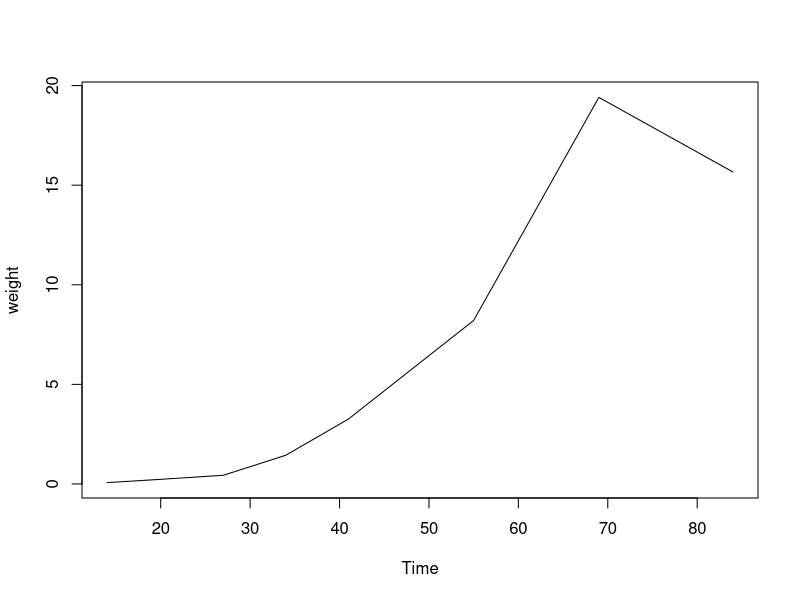
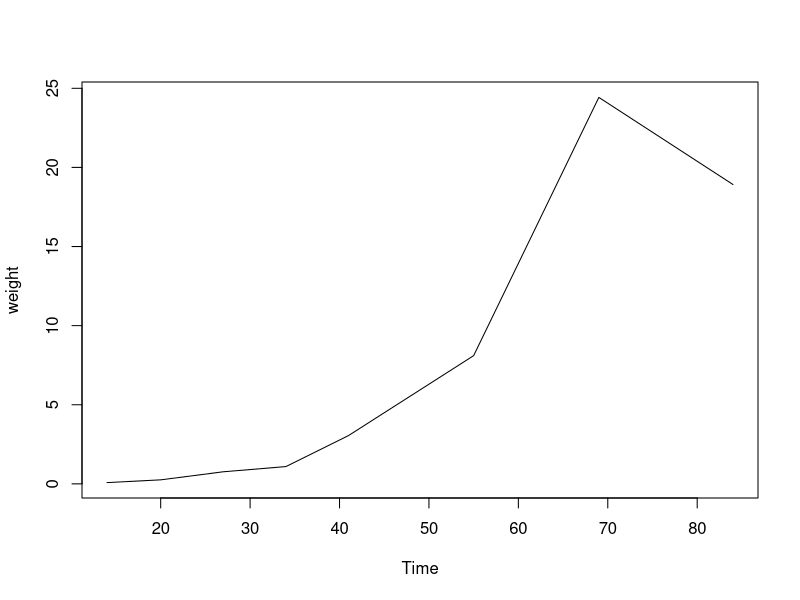
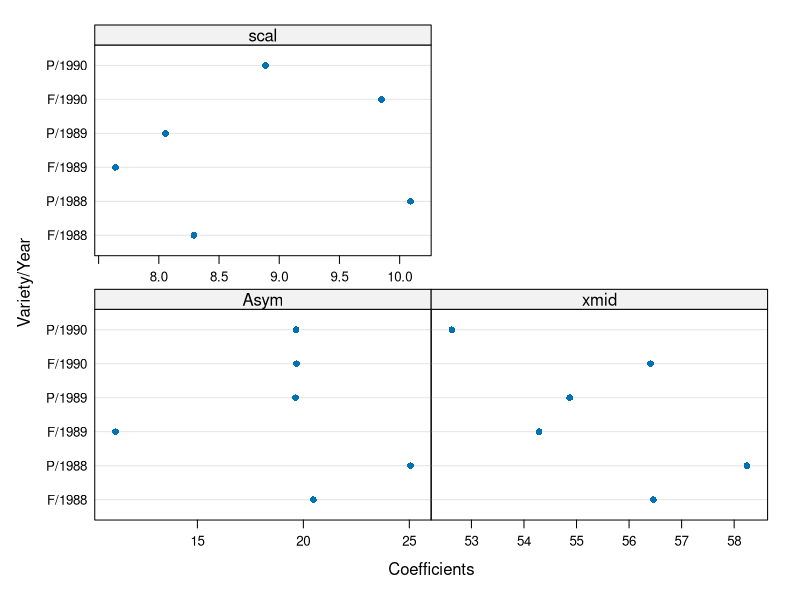
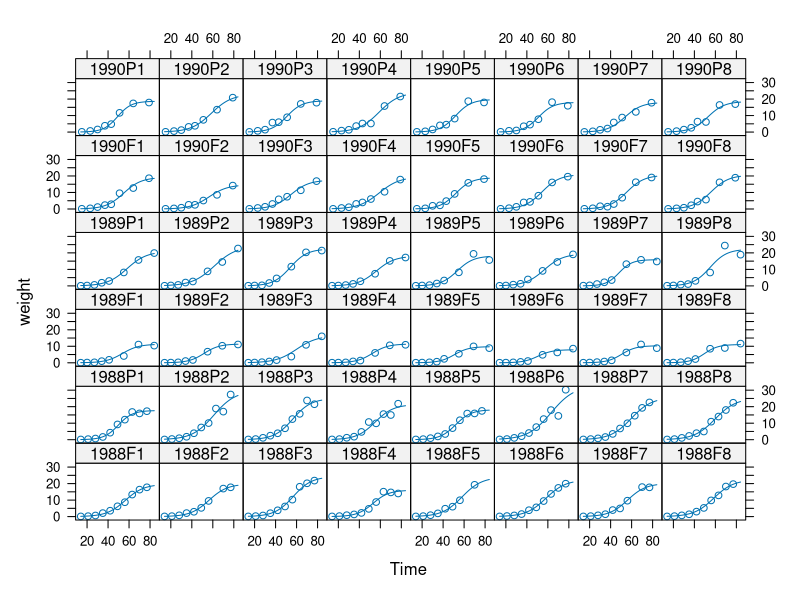

Write the R code that produced these figures, in order. (Note: this script raises an error after producing the figures.)
library(nlme)

soybean.df <- data.frame(Soybean)
soybean.df$Plot <- factor(as.character(soybean.df$Plot), ordered = FALSE)

if (FALSE) {
postscript(file = "U:/vock/lehre/mixed_models/tex/soybean.eps", onefile=TRUE,
  paper="special", width=7, height=5, family="Times", horizontal=FALSE)
par(oma=c(0,0,0,0), mar=c(3,3,0.2,0.2), mgp=c(1.8, 0.7, 0), cex=1.2)
plot(soybean.df$Time, soybean.df$weight, xlim=c(0, 84), type='n', xlab='Time since planting', ylab='Weight')
ltys <- c('solid', '33', '11')
for (p in rev(unique(soybean.df$Plot))) {
  with(soybean.df[soybean.df$Plot==p,], 
    lines(Time, weight, pch=tolower(as.character(Variety)), type='b', cex=0.6, lwd=1, col=grey((as.numeric(Year)-1)/4), lty=ltys[4-as.numeric(Year)])
  )
}
legend('topleft', lty=ltys[3:1], col=grey((0:2)/4), legend=levels(soybean.df$Year))
dev.off()
} # end if (FALSE)

if (FALSE) {
postscript(file = "U:/vock/lehre/mixed_models/tex/soybean_col.eps", onefile=TRUE,
  paper="special", width=7, height=5, family="Times", horizontal=FALSE)
par(oma=c(0,0,0,0), mar=c(3,3,0.2,0.2), mgp=c(1.8, 0.7, 0), cex=1.2)
plot(soybean.df$Time, soybean.df$weight, xlim=c(0, 84), type='n', xlab='Time since planting', ylab='Weight')
cols <- c('darkgreen', 'blue', 'darkorange')# rainbow(3, v=0.8, start=2/6, end=5/6)
for (p in unique(soybean.df$Plot)) {
  with(soybean.df[soybean.df$Plot==p,], 
    lines(Time, weight, pch=tolower(as.character(Variety)), type='b', cex=0.6, lwd=1, col=cols[as.numeric(Year)])
  )
}
legend('topleft', lty='solid', col=cols, legend=levels(soybean.df$Year))
dev.off()
} # end if (FALSE)


nlsList(weight ~ SSlogis(Time, Asym, xmid, scal) | Plot, data=soybean.df)
# doesn't converge for Plots 1989P5, 1989P8
with(soybean.df[soybean.df$Plot=='1989P5',], plot(Time, weight, type='l'))
with(soybean.df[soybean.df$Plot=='1989P8',], plot(Time, weight, type='l'))


# explore the influence of Variety and Year using nlsList
plot(coef(nlsList(weight ~ SSlogis(Time, Asym, xmid, scal) | Variety/Year, data=soybean.df)))


soybean.nls.1 <- nls(weight ~ SSlogis(Time, Asym, xmid, scal), 
  data=soybean.df)

soybean.nlme.1 <- nlme(weight ~ SSlogis(Time, Asym, xmid, scal), 
  fixed = Asym + xmid + scal ~ 1,
  random = Asym + xmid + scal ~ 1 | Plot,
  start = coef(soybean.nls.1),
  data=soybean.df)

plot(augPred(soybean.nlme.1, primary = ~ Time))

plot(ranef(soybean.nlme.1, augFrame=TRUE), form = ~ Year * Variety)


soybean.nlme.1a <- nlme(weight ~ SSlogis(Time, Asym, xmid, scal), 
  fixed = list(Asym ~ Variety * Year, xmid + scal ~ 1),
  random = Asym + xmid + scal ~ 1 | Plot,
  start = c(coef(soybean.nls.1)[1], 0, 0, 0, 0, 0, coef(soybean.nls.1)[2:3]),
  data=soybean.df, control = list(msMaxIter=1000, eval.max=1000))

# conditional t/F tests
summary(soybean.nlme.1a)
anova(soybean.nlme.1a)
anova(soybean.nlme.1a, type='marginal')

# LRT - not recommended
anova(soybean.nlme.1, soybean.nlme.1a)

plot(augPred(soybean.nlme.1a, primary = ~ Time))

t <- seq(14, 84, 0.1)
newdata <- soybean.df[c(),-5]
newdata <- rbind(newdata, data.frame(Plot = rep(soybean.df$Plot[1], 6*length(t)), Variety = rep(c('F', 'P'), each=3*length(t)), Year = as.factor(rep(1988:1990, each=length(t), 2)), Time=t))
#newdata$Plot <- paste(newdata$Year, newdata$Variety, '1', sep='')
newdata$weight <- predict(soybean.nlme.1a, newdata)

if (FALSE) {
postscript(file = "U:/vock/lehre/mixed_models/tex/soybean.nlme.1a.eps", onefile=TRUE,
  paper="special", width=7, height=5, family="Times", horizontal=FALSE)
par(oma=c(0,0,0,0), mar=c(3,3,0.2,0.2), mgp=c(1.8, 0.7, 0), cex=1.2)
plot(soybean.df$Time, soybean.df$weight, xlim=c(0, 90), type='n', xlab='Time since planting', ylab='Weight')
ltys <- c('solid', '33', '11')
for (y in rev(unique(newdata$Year))) {
  for (v in unique(newdata$Variety)) {
    with(newdata[(newdata$Variety==v) & (newdata$Year==y),], {
      lines(Time, weight, cex=0.6, lwd=2, col=grey((as.numeric(Year)-1)/4), lty=ltys[4-as.numeric(Year)])
      text(85, rev(weight)[1] + 0.1 - 0.5*((Variety=='F') & (Year==1990)) + 0.7*((Variety=='P') & (Year==1989)), paste(Year, Variety, sep=''), adj=0, cex=0.8)
    })
  }
}
dev.off()
} # end if (FALSE)

if (FALSE) {
postscript(file = "U:/vock/lehre/mixed_models/tex/soybean.nlme.1a_col.eps", onefile=TRUE,
  paper="special", width=7, height=5, family="Times", horizontal=FALSE)
par(oma=c(0,0,0,0), mar=c(3,3,0.2,0.2), mgp=c(1.8, 0.7, 0), cex=1.2)
plot(soybean.df$Time, soybean.df$weight, xlim=c(0, 90), type='n', xlab='Time since planting', ylab='Weight')
cols <- c('darkgreen', 'blue', 'darkorange')# rainbow(3, v=0.8, start=2/6, end=5/6)
for (v in unique(newdata$Variety)) {
  for (y in unique(newdata$Year)) {
    with(newdata[(newdata$Variety==v) & (newdata$Year==y),], {
      lines(Time, weight, cex=0.6, lwd=2, col=cols[as.numeric(Year)])
      text(85, rev(weight)[1] + 0.1 - 0.5*((Variety=='F') & (Year==1990)) + 0.7*((Variety=='P') & (Year==1989)), paste(Year, Variety, sep=''), adj=0, cex=0.8, col=cols[as.numeric(Year)])
    })
  }
}
dev.off()
} # end if (FALSE)


plot(soybean.nlme.1a, grid=FALSE, lty='dotted')

if (FALSE) {
postscript(file = "U:/vock/lehre/mixed_models/skript_folien/soybean.nlme.1a_resid.eps", onefile=TRUE,
  paper="special", width=7, height=5, family="Times", horizontal=FALSE)
par(oma=c(0,0,0,0), mar=c(3,3,0.2,0.2), mgp=c(1.8, 0.7, 0), cex=1.2)
plot(fitted(soybean.nlme.1a), resid(soybean.nlme.1a, type='pearson'), 
  ylim=c(-1, 1)*max(abs(resid(soybean.nlme.1a, type='pearson'))), 
  xlab='Fitted values', ylab='Standardized residuals')
abline(h=0, lty='dotted')
dev.off()
} # end if (FALSE)


soybean.nlme.1b <- nlme(weight ~ SSlogis(Time, Asym, xmid, scal), 
  fixed = list(Asym ~ Variety * Year, xmid + scal ~ 1),
  random = Asym + xmid + scal ~ 1 | Plot,
  start = c(coef(soybean.nls.1)[1], 0, 0, 0, 0, 0, coef(soybean.nls.1)[2:3]),
  weights = varPower(form = ~ fitted(.)),
  data=soybean.df, control = list(msMaxIter=1000, eval.max=1000))
anova(soybean.nlme.1a, soybean.nlme.1b)

plot(soybean.nlme.1b, grid=FALSE, lty='dotted')

if (FALSE) {
postscript(file = "U:/vock/lehre/mixed_models/skript_folien/soybean.nlme.1b_resid.eps", onefile=TRUE,
  paper="special", width=7, height=5, family="Times", horizontal=FALSE)
par(oma=c(0,0,0,0), mar=c(3,3,0.2,0.2), mgp=c(1.8, 0.7, 0), cex=1.2)
plot(fitted(soybean.nlme.1b), resid(soybean.nlme.1b, type='pearson'), 
  ylim=c(-1, 1)*max(abs(resid(soybean.nlme.1b, type='pearson'))), 
  xlab='Fitted values', ylab='Standardized residuals')
abline(h=0, lty='dotted')
dev.off()
} # end if (FALSE)




####################
# diagnostic plots #
####################

# resid ~ fitted, zoomed
if (FALSE) {
pdf(file = "U:/vock/lehre/mixed_models/skript_folien/soybean_nlme_1b_resid_zoomed.pdf", 
  width=7, height=5, family="Times")
par(oma=c(0,0,0,0), mar=c(3,3,0.2,0.2), mgp=c(1.8, 0.7, 0), cex=1.2)
plot(fitted(soybean.nlme.1b), resid(soybean.nlme.1b, type='pearson'), 
  xlim=c(0, 1), ylim=c(-1, 1)*max(abs(resid(soybean.nlme.1b, type='pearson'))), 
  xlab='Fitted values', ylab='Standardized residuals')
abline(h=0, lty='dotted')
dev.off()
} # end if (FALSE)


# resid ~ fitted, by Year * Variety
plot(soybean.nlme.1b, resid(., type='pearson') ~ fitted(.) | Year*Variety, grid=FALSE, abline=0, lty='dotted')


# resid ~ Year * Variety
# plot(soybean.nlme.1b, paste(Variety, Year) ~ resid(., type='pearson'))
if (FALSE) {
pdf(file = "U:/vock/lehre/mixed_models/skript_folien/soybean_nlme_1b_boxplot_resid_by_year_variety.pdf",
  width=7, height=5, family="Times")
par(oma=c(0,0,0,0), mar=c(3,3,0.2,0.2), mgp=c(1.8, 0.7, 0), cex=1.2)
boxplot(resid(soybean.nlme.1b, type='pearson') ~ paste(soybean.df$Year, soybean.df$Variety, sep=''), 
  ylim=c(-1,1)*max(abs(resid(soybean.nlme.1b, type='pearson'))), 
  xlab='Year * Variety', ylab='Standardized residual', outcex=0.7, col=NULL)
abline(h=0, lty='dotted')
dev.off()
} # end if (FALSE)


# resid ~ Plot
if (FALSE) {
pdf(file = "U:/vock/lehre/mixed_models/skript_folien/soybean_nlme_1b_boxplot_resid_by_plot.pdf",
  width=7, height=5, family="Times")
par(oma=c(0,0,0,0), mar=c(3,3,0.2,0.2), mgp=c(1.8, 0.7, 0), cex=1.2)
b <- boxplot(resid(soybean.nlme.1b, type='pearson') ~ soybean.df$Plot, 
  ylim=c(-1,1)*max(abs(resid(soybean.nlme.1b, type='pearson'))), xlab='Plot', 
  ylab='Standardized residual', axes=FALSE, frame=TRUE, col='grey', outcex=0.7, xlim=c(2, 47))
#axis(1, at=1:length(b$names), labels=b$names, las=3, cex.axis=0.7)
#axis(1, at=1:length(b$names), labels=substr(b$names, 6, 6), las=3, cex.axis=0.7)
axis(1, at=2*(1:(length(b$names)/2))-1, labels=substr(b$names, 6, 6)[2*(1:(length(b$names)/2))-1], cex.axis=0.7, mgp=c(1.8, 0, 0), tick=FALSE)
axis(1, at=2*(1:(length(b$names)/2)), labels=substr(b$names, 6, 6)[2*(1:(length(b$names)/2))], cex.axis=0.7, mgp=c(1.8, 0, 0), tick=FALSE)
axis(1, at=(1:6)*8 - 3.5, labels=paste(substr(b$names[(1:6)*8], 1, 5), ' .', sep=''), cex.axis=0.7, tick=FALSE)
axis(2)
abline(h=0, v=(1:5)*8 + 0.5, lty='dotted')
dev.off()
} # end if (FALSE)

depth.plot <- function(x, y, lwd.ratio=8, lwd=1, ...) {
  plot(x, y, ...)
  for (x0 in unique(x)) {
    y0 <- sort(y[x==x0])
    n0 <- length(y0)
    if (n0 > 1) {
      for (i in 1:floor(n0/2)) {
        lines(rep(x0, 2), y0[c(i, n0+1-i)], 
              lwd = lwd+(i-1)/(floor(n0/2)-1) * (lwd.ratio-1)*lwd)
      }
    }
  }
}

if (FALSE) {
pdf(file = "U:/vock/lehre/mixed_models/skript_folien/soybean_nlme_1b_depthplot_resid_by_plot.pdf",
  width=7, height=5, family="Times")
par(oma=c(0,0,0,0), mar=c(3,3,0.2,0.2), mgp=c(1.8, 0.7, 0), cex=1.2)
depth.plot(as.numeric(soybean.df$Plot), resid(soybean.nlme.1b, type='pearson'), 
  ylim=c(-1,1)*max(abs(resid(soybean.nlme.1b, type='pearson'))), xlab='Plot', 
  ylab='Standardized residual', axes=FALSE, frame=TRUE, xlim=c(2, 47), pch=18, lwd.ratio=6)
#axis(1, at=1:length(b$names), labels=substr(b$names, 6, 6), las=3, cex.axis=0.7)
axis(1, at=2*(1:(length(b$names)/2))-1, labels=substr(b$names, 6, 6)[2*(1:(length(b$names)/2))-1], cex.axis=0.7, mgp=c(1.8, 0, 0), tick=FALSE)
axis(1, at=2*(1:(length(b$names)/2)), labels=substr(b$names, 6, 6)[2*(1:(length(b$names)/2))], cex.axis=0.7, mgp=c(1.8, 0, 0), tick=FALSE)
axis(1, at=(1:6)*8 - 3.5, labels=paste(substr(b$names[(1:6)*8], 1, 5), ' .', sep=''), cex.axis=0.7, tick=FALSE)
axis(2)
abline(h=0, v=(1:5)*8 + 0.5, lty='dotted')
dev.off()
} # end if (FALSE)


# qqnorm(resid)
if (FALSE) {
pdf(file = "U:/vock/lehre/mixed_models/skript_folien/soybean_nlme_1b_qqnorm_resid.pdf", 
  width=7, height=5, family="Times")
par(oma=c(0,0,0,0), mar=c(3,3,0.2,0.2), mgp=c(1.8, 0.7, 0), cex=1.2)
qq <- qqnorm(resid(soybean.nlme.1b, type='pearson'), main='')
text(qq$x[abs(qq$y)>2.5], qq$y[abs(qq$y)>2.5], names(qq$y)[abs(qq$y)>2.5], cex=0.5, pos=c(3, 2, 4, 3, 2, 1, 2, 4, 4))
dev.off()
} # end if (FALSE)


# ranef ~ Year * Variety
re <- ranef(soybean.nlme.1b)
boxplot(re$'Asym.(Intercept)' ~ substr(rownames(re), 1, 5))
abline(h=0, lty='dotted')
boxplot(re$xmid ~ substr(rownames(re), 1, 5))
abline(h=0, lty='dotted')
boxplot(re$scal ~ substr(rownames(re), 1, 5))
abline(h=0, lty='dotted')

# roughly the same using augFrame=TRUE:
re <- ranef(soybean.nlme.1b, augFrame=TRUE)
boxplot(re$'Asym.(Intercept)' ~ re$Variety * re$Year)
abline(h=0, lty='dotted')
boxplot(re$xmid ~ re$Variety * re$Year)
abline(h=0, lty='dotted')
boxplot(re$scal ~ re$Variety * re$Year)
abline(h=0, lty='dotted')

plot(ranef(soybean.nlme.1b, augFrame=TRUE), form = ~ Year * Variety)

if (FALSE) {
pdf(file = "U:/vock/lehre/mixed_models/skript_folien/soybean_nlme_1b_ranef.pdf", 
  width=7, height=5, family="Times", colormodel="grey")
plot(ranef(soybean.nlme.1b, augFrame=TRUE), form = ~ Year * Variety, 
  scales=list(x=list(relation='free', at=list(-2:2, 2*(-2:2), c(-0.4, 0, 0.4)))), 
  xlim=list(1.4*c(-1, 1)*max(abs(re[,1])), 1.4*c(-1, 1)*max(abs(re[,2])), 1.4*c(-1, 1)*max(abs(re[,3]))), 
#  xlim=list(c(-2.5, 2.5), c(-4.5, 4.5), c(-0.5, 0.5)), 
  par.settings=list(axis.text=list(cex=1.2), par.xlab.text=list(cex=1.2), par.ylab.text=list(cex=1.2), add.text=list(cex=1.2)))
dev.off()
} # end if (FALSE)


# qqnorm(ranef)
qqnorm(soybean.nlme.1b, form = ~ranef(.))

library(lattice)
if (FALSE) {
pdf(file = "U:/vock/lehre/mixed_models/skript_folien/soybean_nlme_1b_qqnorm_ranef.pdf", 
  width=7, height=5, family="Times", colormodel="grey")
re <- ranef(soybean.nlme.1b)
xyplot(as.numeric(apply(re, 2, function(y) {qqnorm(y, plot.it=FALSE)$x})) ~ as.numeric(as.matrix(re)) | factor(rep(names(re), each=nrow(re)), levels=names(re)),
  scales=list(x=list(relation='free', at=list(-2:2, 2*(-2:2), c(-0.4, 0, 0.4)))), 
  xlab='Random effects', ylab='Quantiles of standard normal',
  xlim=list(1.4*c(-1, 1)*max(abs(re[,1])), 1.4*c(-1, 1)*max(abs(re[,2])), 1.4*c(-1, 1)*max(abs(re[,3]))), 
#  xlim=list(c(-2.5, 2.5), c(-4.5, 4.5), c(-0.5, 0.5)), 
  par.settings=list(axis.text=list(cex=1.2), par.xlab.text=list(cex=1.2), par.ylab.text=list(cex=1.2), add.text=list(cex=1.2)))
dev.off()
} # end if (FALSE)


# covariance structure of the random effects
re <- ranef(soybean.nlme.1b, augFrame=TRUE)
pairs(re[,1:3], col=re$Year)

# roughly the same (with ellipses added when uncommented)
if (FALSE) {
color <- TRUE
pdf(file = ifelse(color, "U:/vock/lehre/mixed_models/skript_folien/soybean_nlme_1b_cor_ranef_col.pdf", "U:/vock/lehre/mixed_models/skript_folien/soybean_nlme_1b_cor_ranef.pdf"),
  width=7, height=5, family="Times")
par(mfrow=c(2,2), oma=c(0,0,0,0), mar=c(3,3,0.2,0.2), mgp=c(1.8, 0.7, 0), cex=1.2)
t <- seq(0, 2*pi, 0.01)
circle.mat <- cbind(cos(t), sin(t))
#pchs <- if (color) {rep(16, 3)} else {c(18, 16, 17)}
pchs <- if (color) {rep(1, 3)} else {c(5, 1, 2)}
cols <- if (color) {c('darkgreen', 'blue', 'darkorange')} else {grey(((1:3)-1)/4)}
ltys <- if (color) {rep('solid', 3)} else {c('solid', '33', '11')}
plot(re$xmid, re$Asym, col=cols[as.numeric(re$Year)], pch=pchs[as.numeric(re$Year)], xlab='xmid', ylab='Asym.(Intercept)', axes=FALSE)
axis(1)
axis(2, at=seq(-1.5, 1, 0.5), labels=rep('', 6))
axis(2, at=-1:1, tick=FALSE)
box()
#for (i in length(unique(re$Year)):1) {
#  y <- unique(re$Year)[i]
#  lines(matrix(apply(re[re$Year==y,1:3], 2, mean)[c(2,1)], ncol=2, nrow=length(t), byrow=TRUE) + 
##    circle.mat %*% chol(diag(sd(re[re$Year==y,1:3])[c(2,1)]) %*% cor(re[re$Year==y,1:3])[c(2,1), c(2,1)] %*% diag(sd(re[re$Year==y,1:3])[c(2,1)])), 
#    circle.mat %*% chol(diag(sapply(re[re$Year==y,1:3], sd)[c(2,1)]) %*% cor(re[re$Year==y,1:3])[c(2,1), c(2,1)] %*% diag(sapply(re[re$Year==y,1:3], sd)[c(2,1)])), 
#    col=cols[i], lty=ltys[i], lwd=2)
#}
plot(re$scal, re$Asym, col=cols[as.numeric(re$Year)], pch=pchs[as.numeric(re$Year)], xlab='scal', ylab='Asym.(Intercept)', axes=FALSE)
axis(1, at=seq(-0.3, 0.1, 0.2))
axis(1, at=seq(-0.2, 0.2, 0.2))
axis(2, at=seq(-1.5, 1, 0.5), labels=rep('', 6))
axis(2, at=-1:1, tick=FALSE)
box()
#for (i in length(unique(re$Year)):1) {
#  y <- unique(re$Year)[i]
#  lines(matrix(apply(re[re$Year==y,1:3], 2, mean)[c(3,1)], ncol=2, nrow=length(t), byrow=TRUE) + 
##    circle.mat %*% chol(diag(sd(re[re$Year==y,1:3])[c(3,1)]) %*% cor(re[re$Year==y,1:3])[c(3,1), c(3,1)] %*% diag(sd(re[re$Year==y,1:3])[c(3,1)])), 
#    circle.mat %*% chol(diag(sapply(re[re$Year==y,1:3], sd)[c(3,1)]) %*% cor(re[re$Year==y,1:3])[c(2,1), c(2,1)] %*% diag(sapply(re[re$Year==y,1:3], sd)[c(3,1)])), 
#    col=cols[i], lty=ltys[i], lwd=2)
#}
plot(0, 0, type='n', xlab='', ylab='', axes=FALSE)
if (color) {
  legend('bottomleft', pch=pchs, col=cols, legend=unique(re$Year))
} else {
#  legend('bottomleft', pch=pchs, col=cols, lwd=2, lty=ltys, legend=unique(re$Year), merge=FALSE)
  legend('bottomleft', pch=pchs, col=cols, legend=unique(re$Year))
}
plot(re$scal, re$xmid, col=cols[as.numeric(re$Year)], pch=pchs[as.numeric(re$Year)], xlab='scal', ylab='xmid', axes=FALSE)
axis(1, at=seq(-0.3, 0.1, 0.2))
axis(1, at=seq(-0.2, 0.2, 0.2))
axis(2)
box()
#for (i in length(unique(re$Year)):1) {
#  y <- unique(re$Year)[i]
#  lines(matrix(apply(re[re$Year==y,1:3], 2, mean)[c(3,2)], ncol=2, nrow=length(t), byrow=TRUE) + 
##    circle.mat %*% chol(diag(sd(re[re$Year==y,1:3])[c(3,2)]) %*% cor(re[re$Year==y,1:3])[c(3,2), c(3,2)] %*% diag(sd(re[re$Year==y,1:3])[c(3,2)])), 
#    circle.mat %*% chol(diag(sapply(re[re$Year==y,1:3], sd)[c(3,2)]) %*% cor(re[re$Year==y,1:3])[c(2,1), c(2,1)] %*% diag(sapply(re[re$Year==y,1:3], sd)[c(3,2)])), 
#    col=cols[i], lty=ltys[i], lwd=2)
#}
dev.off()
} # end if (FALSE)


soybean.nlme.1b



# predicted curves for each plot
cols <- c('darkgreen', 'blue', 'darkorange')
par(oma=c(0,0,0,0), mar=c(3,3,0.2,0.2), mgp=c(1.8, 0.7, 0), cex=1.2)
plot(soybean.df$Time, soybean.df$weight, xlim=c(0, 90), ylim=c(0, 21), type='n', xlab='Time', ylab='weight')
Times <- 14:84
for (p in unique(soybean.df$Plot)) {
  lines(Times, predict(soybean.nlme.1b, 
    data.frame(Plot=factor(rep(p, length(Times)), levels=levels(soybean.df$Plot)), 
      Variety=factor(rep(substring(p, 5, 5), length(Times)), levels=levels(soybean.df$Variety)), 
      Year=factor(rep(substring(p, 1, 4), length(Times)), levels=c('1988', '1989', '1990')), Time=Times) 
  ), col=cols[substring(p, 1, 4)==1988:1990], lty=c('dashed', 'dotted')[substring(p, 5, 5)==c('F', 'P')])
}
legend('topleft', lty=c('solid', 'solid', 'solid', 'blank', 'dashed', 'dotted'),
  col=c(cols, 'white', 'black', 'black'), c('1988', '1989', '1990', '', 'F', 'P'))




###########################
# try to fix the problems #
###########################


# omit unnecessary random effects

# try to drop one of the three random effects
anova(soybean.nlme.1b, update(soybean.nlme.1b, random = xmid + scal ~ 1 | Plot))
anova(soybean.nlme.1b, update(soybean.nlme.1b, random = Asym + scal ~ 1 | Plot))
anova(soybean.nlme.1b, update(soybean.nlme.1b, random = Asym + xmid ~ 1 | Plot))
# ==> drop the one for scal first, then try to drop another one
soybean.nlme.1c <- update(soybean.nlme.1b, random = Asym + xmid ~ 1 | Plot)
anova(soybean.nlme.1c, update(soybean.nlme.1c, random = xmid ~ 1 | Plot))
anova(soybean.nlme.1c, update(soybean.nlme.1c, random = Asym ~ 1 | Plot))
# ==> also drop the one for Asym, 
# only keep a random intercept for xmid
soybean.nlme.1d <- update(soybean.nlme.1c, random = xmid ~ 1 | Plot)

plot(ranef(soybean.nlme.1d, augFrame=TRUE), form = ~ Year * Variety)

plot(soybean.nlme.1d, resid(., type='pearson') ~ fitted(.), grid=FALSE, abline=0, lty='dotted')

boxplot(resid(soybean.nlme.1d, type='pearson') ~ paste(soybean.df$Year, soybean.df$Variety, sep=''), 
  ylim=c(-1,1)*max(abs(resid(soybean.nlme.1d, type='pearson'))), 
  xlab='Year * Variety', ylab='Standardized residual', outcex=0.7)
abline(h=0, lty='dotted')

qqnorm(resid(soybean.nlme.1d, type='pearson'), main='')


# include fixed effects of Year for xmid and scal
soybean.nlme.1e <- nlme(weight ~ SSlogis(Time, Asym, xmid, scal), 
  fixed = list(Asym ~ Variety * Year, xmid + scal ~ Year),
  random = xmid ~ 1 | Plot,
  start = c(coef(soybean.nls.1)[1], 0, 0, 0, 0, 0, 
            coef(soybean.nls.1)[2], 0, 0, coef(soybean.nls.1)[3], 0, 0),
  weights = varPower(form = ~ fitted(.)),
  data=soybean.df)
anova(soybean.nlme.1e, type='marginal')
# ==> both newly added Year effects are significant

plot(ranef(soybean.nlme.1e, augFrame=TRUE), form = ~ Year * Variety)

plot(soybean.nlme.1e, resid(., type='pearson') ~ fitted(.), grid=FALSE, abline=0, lty='dotted')

boxplot(resid(soybean.nlme.1e, type='pearson') ~ paste(soybean.df$Year, soybean.df$Variety, sep=''), 
  ylim=c(-1,1)*max(abs(resid(soybean.nlme.1e, type='pearson'))), 
  xlab='Year * Variety', ylab='Standardized residual', outcex=0.7)
abline(h=0, lty='dotted')

qqnorm(resid(soybean.nlme.1e, type='pearson'), main='')


# different variances per year
soybean.nlme.1f <- nlme(weight ~ SSlogis(Time, Asym, xmid, scal), 
  fixed = list(Asym ~ Variety * Year, xmid + scal ~ Year),
  random = xmid ~ 1 | Plot,
  start = c(coef(soybean.nls.1)[1], 0, 0, 0, 0, 0, 
            coef(soybean.nls.1)[2], 0, 0, coef(soybean.nls.1)[3], 0, 0),
  weights = varComb(varPower(form = ~ fitted(.)), varIdent(form = ~ 1 | Year)),
  data=soybean.df)

anova(soybean.nlme.1e, soybean.nlme.1f)


# diagnostics for this model

plot(ranef(soybean.nlme.1f, augFrame=TRUE), form = ~ Year * Variety)

plot(soybean.nlme.1f, resid(., type='pearson') ~ fitted(.), grid=FALSE, abline=0, lty='dotted')
plot(fitted(soybean.nlme.1f), resid(soybean.nlme.1f, type='pearson'), 
  xlim=c(0, 1), ylim=c(-1, 1)*max(abs(resid(soybean.nlme.1f, type='pearson'))), 
  xlab='Fitted values', ylab='Standardized residuals')
abline(h=0, lty='dotted')

boxplot(resid(soybean.nlme.1f, type='pearson') ~ paste(soybean.df$Year, soybean.df$Variety, sep=''), 
  ylim=c(-1,1)*max(abs(resid(soybean.nlme.1f, type='pearson'))), 
  xlab='Year * Variety', ylab='Standardized residual', outcex=0.7)
abline(h=0, lty='dotted')

qqnorm(resid(soybean.nlme.1f, type='pearson'), main='')

qq <- qqnorm(ranef(soybean.nlme.1f)$xmid)
text(qq$x[abs(qq$y)>1], qq$y[abs(qq$y)>1], dimnames(ranef(soybean.nlme.1f))[[1]][abs(qq$y)>1], pos=c(2, 4))



# try a four-parameter logistic growth curve

soybean.nlme.1g <- nlme(weight ~ SSfpl(Time, A, Asym, xmid, scal), 
  fixed = list(Asym ~ Variety * Year, A + xmid + scal ~ Year),
  random = xmid ~ 1 | Plot,
  start = c(coef(soybean.nls.1)[1], 0, 0, 0, 0, 0, 
            0, 0, 0, coef(soybean.nls.1)[2], 0, 0, coef(soybean.nls.1)[3], 0, 0),
  weights = varComb(varPower(form = ~ fitted(.)), varIdent(form = ~ 1 | Year)),
  data=soybean.df)

anova(soybean.nlme.1f, soybean.nlme.1g)

plot(ranef(soybean.nlme.1g, augFrame=TRUE), form = ~ Year * Variety)

plot(soybean.nlme.1g, resid(., type='pearson') ~ fitted(.), grid=FALSE, abline=0, lty='dotted')
plot(fitted(soybean.nlme.1g), resid(soybean.nlme.1g, type='pearson'), 
  xlim=c(0, 1), ylim=c(-1, 1)*max(abs(resid(soybean.nlme.1g, type='pearson'))), 
  xlab='Fitted values', ylab='Standardized residuals')
abline(h=0, lty='dotted')

boxplot(resid(soybean.nlme.1g, type='pearson') ~ paste(soybean.df$Year, soybean.df$Variety, sep=''), 
  ylim=c(-1,1)*max(abs(resid(soybean.nlme.1g, type='pearson'))), 
  xlab='Year * Variety', ylab='Standardized residual', outcex=0.7)
abline(h=0, lty='dotted')

qqnorm(resid(soybean.nlme.1g, type='pearson'), main='')

qq <- qqnorm(ranef(soybean.nlme.1g)$xmid)
text(qq$x[abs(qq$y)>0.3], qq$y[abs(qq$y)>0.3], dimnames(ranef(soybean.nlme.1g))[[1]][abs(qq$y)>0.3], pos=c(4, 2, 4, 3, 2))
